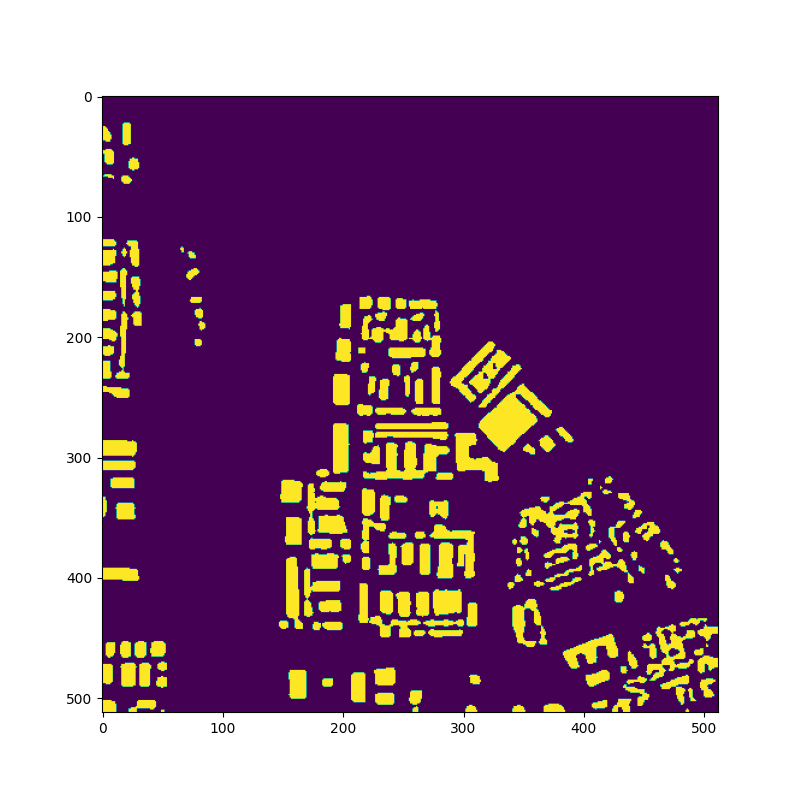
#> input picture demo/FCN_predict_2018_02_mosaic_L15-1439E-1134N_5759_3655_13_32.png, 800 x 800 px, found by its file name
$ python look.py
#> lines starting #> are read from the running program, lines starting #| are printed output that depends on the picture; after the words box and inside, x2 and y2 are one past the last pixel; in counts of white or black regions, pixels touching at a corner belong together
import cv2
import numpy as np

# 加载两张图片
img1 = cv2.imread("/home/niu/mmsegmentation/outputs/FCN_predict_2018_02_mosaic_L15-1439E-1134N_5759_3655_13_32.png")
#> img1 is the input picture: shape (800, 800, 3); mean B, G, R 150, 120.3, 154.8
img2 = cv2.imread("/home/niu/mmsegmentation/outputs/FCN_predict_2020_01_mosaic_L15-1439E-1134N_5759_3655_13_32.png")
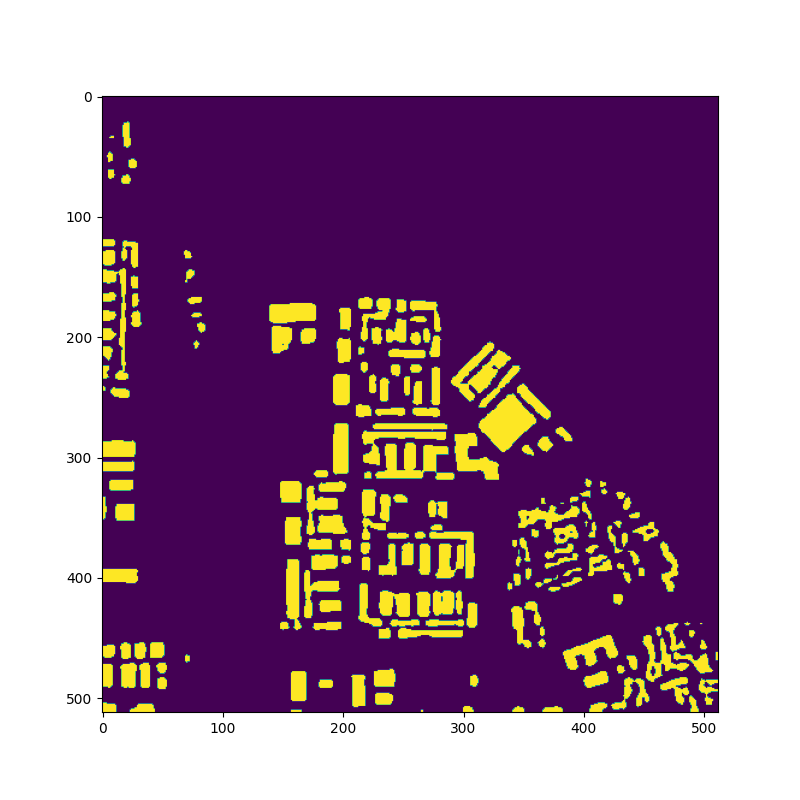
#> input picture demo/FCN_predict_2020_01_mosaic_L15-1439E-1134N_5759_3655_13_32.png, 800 x 800 px, found by its file name
#> img2 is the input picture: shape (800, 800, 3); mean B, G, R 150, 120.4, 154.9


# 计算差值
diff = cv2.absdiff(img1, img2)
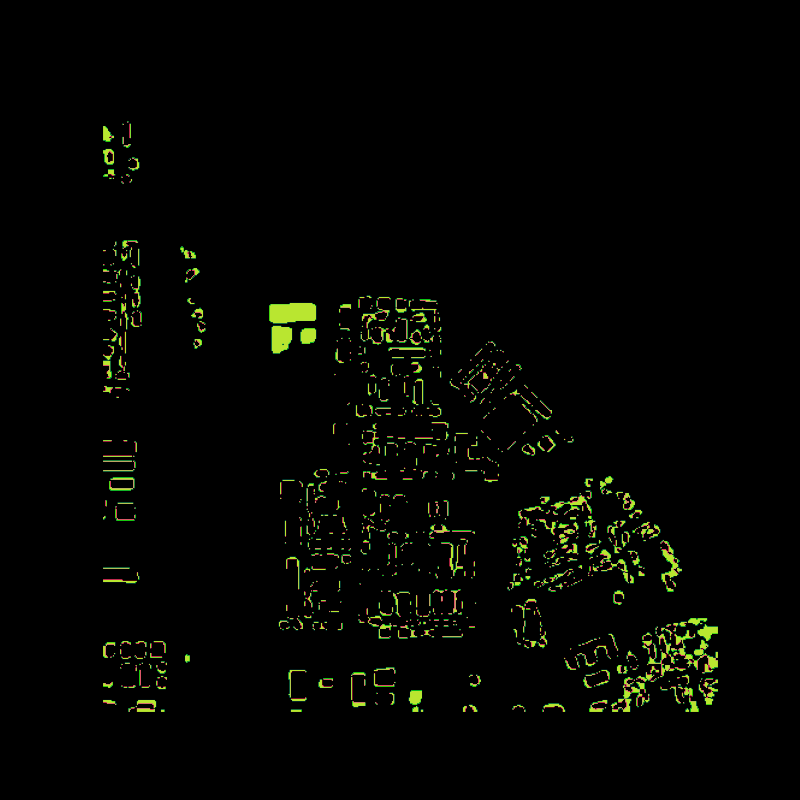
#> diff: shape (800, 800, 3); mean B, G, R 1.9, 5.1, 4.2

# 将差值图像转换为灰度图像
gray = cv2.cvtColor(diff, cv2.COLOR_BGR2GRAY)
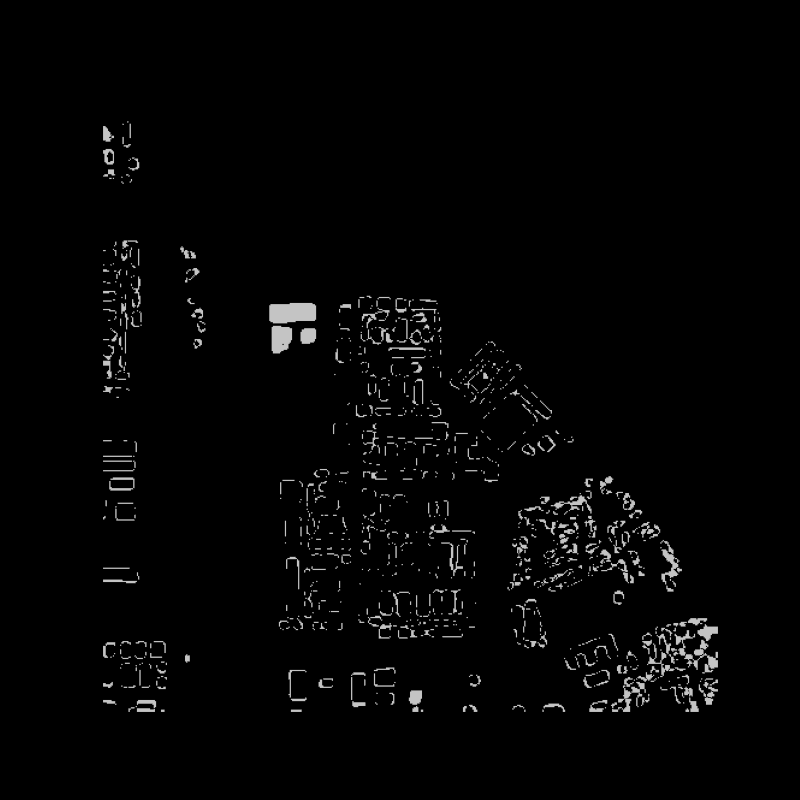
#> gray: shape (800, 800); min 0, max 196, mean 4.5

# 对灰度图像进行阈值化处理
_, threshold = cv2.threshold(gray, 30, 255, cv2.THRESH_BINARY)
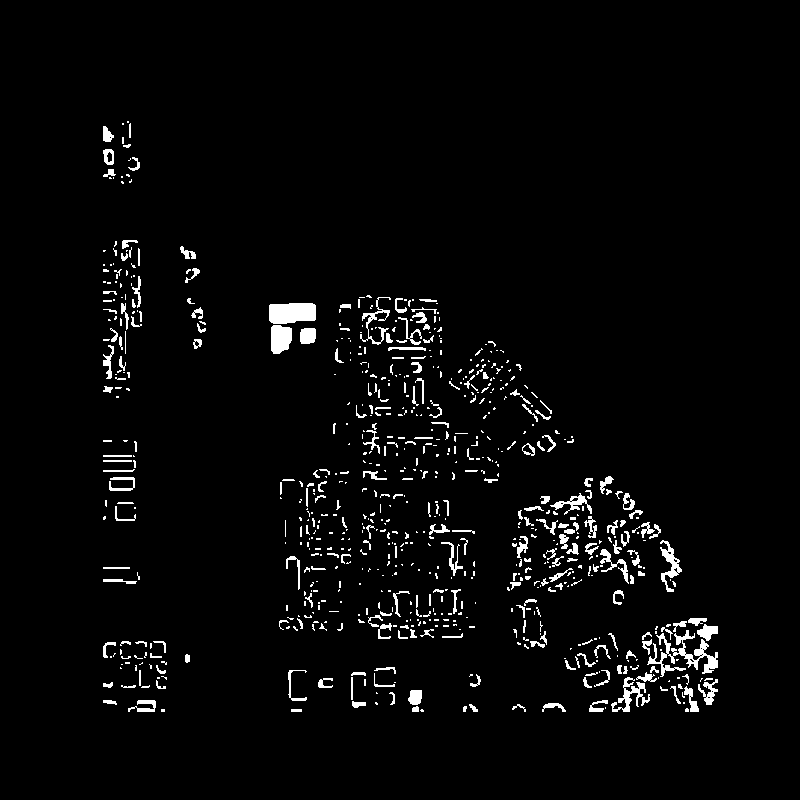
#> threshold: shape (800, 800); 3.1% white; 753 white regions (508 under 20 px)

# 寻找不同之处
contours, _ = cv2.findContours(threshold, cv2.RETR_EXTERNAL, cv2.CHAIN_APPROX_SIMPLE)
#> contours = 753 contours, 616 with area under 20; largest, box (x1, y1, x2, y2) and area: (269, 303, 316, 324) 822, (647, 630, 718, 677) 756, (271, 325, 292, 354) 472, (660, 540, 682, 592) 338, (611, 677, 650, 712) 316

# 绘制不同之处的边界框（当不同之处的像素数量超过30时）
i=300
for contour in contours:
    if cv2.contourArea(contour) > i:  # 检查轮廓的像素数量是否大于30
        x, y, w, h = cv2.boundingRect(contour)
        cv2.rectangle(img1, (x, y), (x+w, y+h), (0, 0, 255), 2)
#> this loop made 753 passes
#> (x, y, w, h) on passes 38, 108, 304, 667, 693: (611, 677, 39, 35), (647, 630, 71, 47), (660, 540, 22, 52), (271, 325, 21, 29), (269, 303, 47, 21)
#> contour on passes 2, 3, 5, 11, 19, 27: [[291, 709], [291, 711], [301, 711], [301, 709]], [[161, 709], [161, 711], [164, 711], [164, 709]], [[605, 707], [605, 708]], [[683, 702], [683, 703], [684, 703], [684, 702]], [[376, 692], [376, 693], [377, 693]], [[394, 682], [395, 682]]
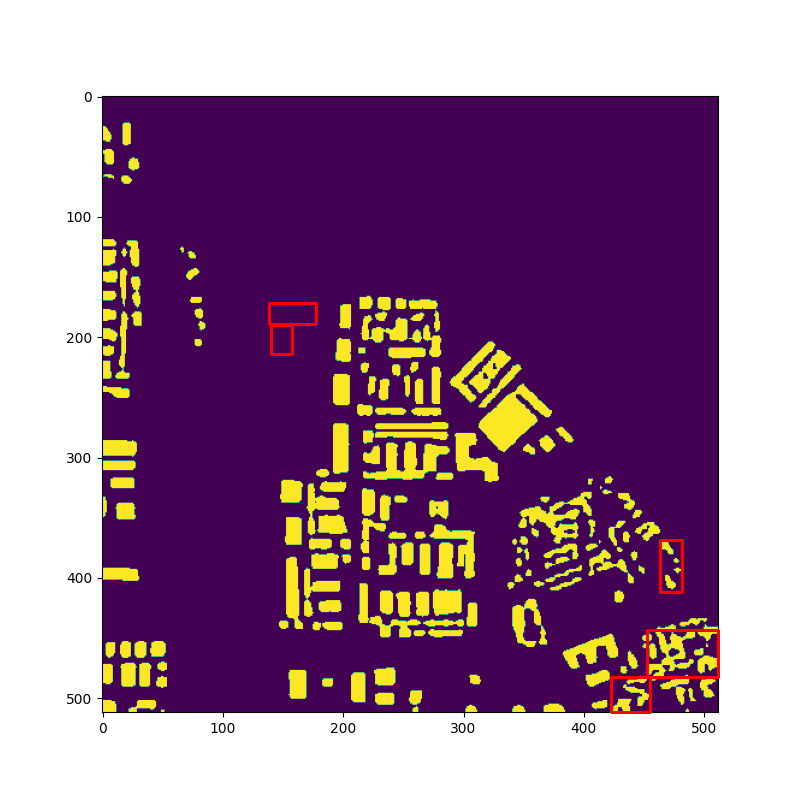
#> img1: shape (800, 800, 3); 0.35% of pixels changed, all inside (x1, y1, x2, y2) = (268, 302, 720, 714)

# 保存结果图像
cv2.imwrite('result_'+str(i)+'.png', img1)
